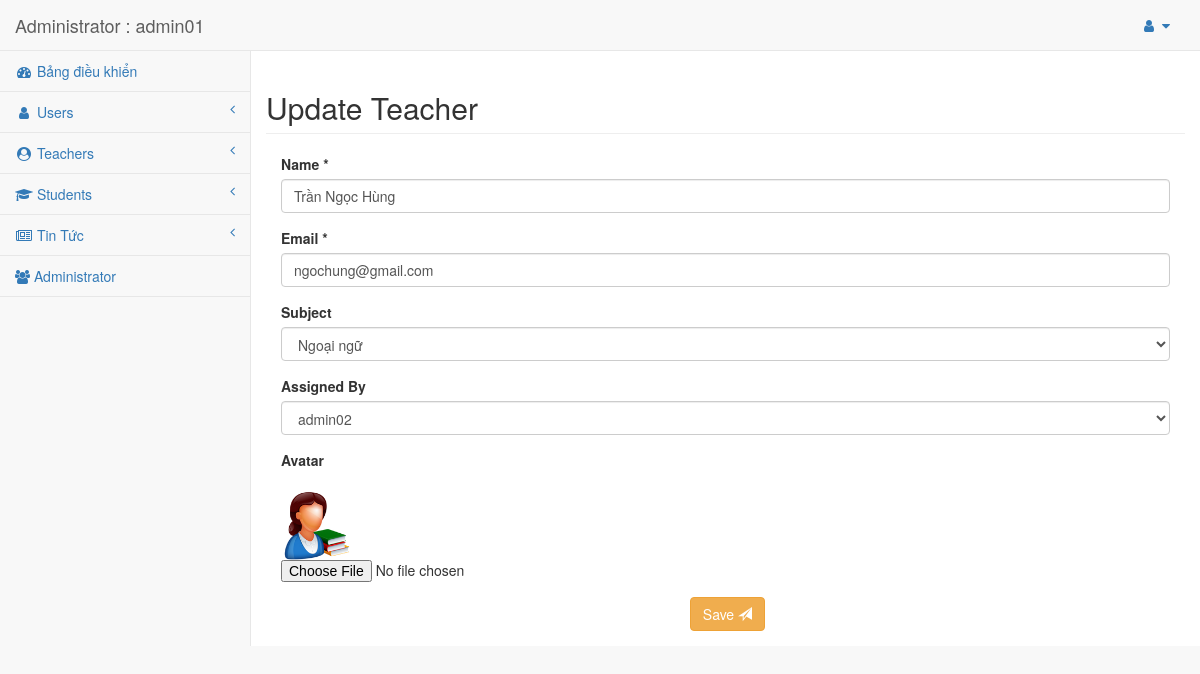
Screenshot of /admin-panel/edit_teacher.php?teacher_id=24&operation=edit (signed in) with the database file from the repository.
### tables this page shows
CREATE TABLE `teacher` (
  `teacher_id` int(10) NOT NULL,
  `assigned_by` int(10) NOT NULL,
  `assigned_day` timestamp NOT NULL DEFAULT current_timestamp() ON UPDATE current_timestamp(),
  `subject` enum('Toán học','Ngữ văn','Sinh học','Vật lý','Hóa học','Lịch sử','Địa lý','Ngoại ngữ','Giáo dục công dân','Công nghệ','Tin học') NOT NULL,
  PRIMARY KEY (`teacher_id`),
  KEY `fk_teacher_03` (`assigned_by`),
  CONSTRAINT `fk_teacher_01` FOREIGN KEY (`teacher_id`) REFERENCES `user` (`user_id`),
  CONSTRAINT `fk_teacher_03` FOREIGN KEY (`assigned_by`) REFERENCES `admin` (`admin_id`)
);

CREATE TABLE `user` (
  `user_id` int(10) NOT NULL AUTO_INCREMENT,
  `user_email` varchar(190) NOT NULL,
  `user_name` varchar(190) NOT NULL,
  `user_pass` varchar(190) NOT NULL,
  `user_role` enum('admin','teacher','student') NOT NULL,
  `user_img` varchar(190) NOT NULL,
  PRIMARY KEY (`user_id`),
  UNIQUE KEY `user_email` (`user_email`)
);

### admin-panel/lib/MysqliDb.php (called while the page is built, shortened)
<?php
class MysqliDb
{
    public static $prefix = '';
    protected $_mysqli;
    protected $_query;
    protected $_queryOptions = array();
    protected $_join = array();
    protected $_orderBy = array();
    protected $_groupBy = array();
    protected $_bindParams = array('');
    protected $host;
    protected $username;
    protected $password;
    protected $db;
    protected $port;
    protected $charset;
    public $returnType = 'array';
    protected $_nestJoin = false;
    private $_tableName = '';
    protected $_mapKey = null;
    public function __construct($host = null, $username = null, $password = null, $db = null, $port = null, $charset = 'utf8')
    {
        $isSubQuery = false;
        if (is_object($host)) {
            $this->_mysqli = $host;
        } else {
            $this->host = $host;
        }
        $this->username = $username;
        $this->password = $password;
        $this->db = $db;
        $this->port = $port;
        $this->charset = $charset;
    }
    public function connect()
    {
        $this->_mysqli = new mysqli($this->host, $this->username, $this->password, $this->db, $this->port);
        if ($this->charset) {
            $this->_mysqli->set_charset($this->charset);
        }
    }
    public function mysqli()
    {
        return $this->_mysqli;
    }
    protected function reset()
    {
        $this->_join = array();
        $this->_orderBy = array();
        $this->_groupBy = array();
        $this->_bindParams = array('');
        $this->_query = null;
        $this->_queryOptions = array();
        $this->returnType = 'array';
        $this->_nestJoin = false;
        $this->_tableName = '';
        $this->_mapKey = null;
    }
    public function get($tableName, $numRows = null, $columns = '*')
    {
        $column = is_array($columns) ? implode(', ', $columns) : $columns;
        if (strpos($tableName, '.') === false) {
            $this->_tableName = self::$prefix . $tableName;
        } else {
            $this->_tableName = $tableName;
        }
        $this->_query = 'SELECT ' . implode(' ', $this->_queryOptions) . ' ' .
            $column . " FROM " . $this->_tableName;
        $stmt = $this->_buildQuery($numRows);
        $stmt->execute();
        $res = $this->_dynamicBindResults($stmt);
        return $res;
    }
    public function getOne($tableName, $columns = '*')
    {
        $res = $this->get($tableName, 1, $columns);
        if ($res instanceof MysqliDb) {
            return $res;
        } elseif (is_array($res) && isset($res[0])) {
            return $res[0];
        } elseif ($res) {
            return $res;
        }
        return null;
    }
    public function join($joinTable, $joinCondition, $joinType = '')
    {
        $joinType = strtoupper(trim($joinType));
        if (!is_object($joinTable)) {
            $joinTable = self::$prefix . $joinTable;
        }
        $this->_join[] = Array($joinType, $joinTable, $joinCondition);
        return $this;
    }
    protected function _determineType($item)
    {
        switch (gettype($item)) {
            case 'boolean':
            case 'integer':
                return 'i';
                break;
        }
        return '';
    }
    protected function _bindParam($value)
    {
        $this->_bindParams[0] .= $this->_determineType($value);
        array_push($this->_bindParams, $value);
    }
    protected function _buildPair($operator, $value)
    {
        if (!is_object($value)) {
            return ' ' . $operator . ' ? ';
        }
        $subQuery = $value->getSubQuery();
        return " " . $operator . " (" . $subQuery['query'] . ") " . $subQuery['alias'];
    }
    protected function _buildQuery($numRows = null, $tableData = null)
    {
        $stmt = $this->_prepareQuery();
        if (count($this->_bindParams) > 1) {
            call_user_func_array(array($stmt, 'bind_param'), $this->refValues($this->_bindParams));
        }
        return $stmt;
    }
    protected function _dynamicBindResults(mysqli_stmt $stmt)
    {
        $parameters = array();
        $results = array();
        $mysqlLongType = 252;
        $shouldStoreResult = false;
        $meta = $stmt->result_metadata();
        $row = array();
        while ($field = $meta->fetch_field()) {
            if ($this->_nestJoin && $field->table != $this->_tableName) {
                $field->table = substr($field->table, strlen(self::$prefix));
                $row[$field->table][$field->name] = null;
                $parameters[] = & $row[$field->table][$field->name];
            } else {
                $row[$field->name] = null;
                $parameters[] = & $row[$field->name];
            }
        }
        call_user_func_array(array($stmt, 'bind_result'), $parameters);
        while ($stmt->fetch()) {
            if ($this->returnType == 'object') {
                $result = new stdClass ();
                foreach ($row as $key => $val) {
                    if (is_array($val)) {
                        $result->$key = new stdClass ();
                        foreach ($val as $k => $v) {
                            $result->$key->$k = $v;
                        }
                    } else {
                        $result->$key = $val;
                    }
                }
            } else {
                $result = array();
                foreach ($row as $key => $val) {
                    if (is_array($val)) {
                        foreach ($val as $k => $v) {
                            $result[$key][$k] = $v;
                        }
                    } else {
                        $result[$key] = $val;
                    }
                }
            }
            if ($this->_mapKey) {
                $results[$row[$this->_mapKey]] = count($row) > 2 ? $result : end($result);
            } else {
                array_push($results, $result);
            }
        }
        return $results;
    }
    protected function _buildCondition($operator, &$conditions)
    {
        if (empty($conditions)) {
            return;
        }
        $this->_query .= ' ' . $operator;
        foreach ($conditions as $cond) {
            list ($concat, $varName, $operator, $val) = $cond;
            $this->_query .= " " . $concat . " " . $varName;
            switch (strtolower($operator)) {
                default:
                    if (is_array($val)) {
                        $this->_bindParams($val);
                    } elseif ($val === null) {
                        $this->_query .= ' ' . $operator . " NULL";
                    } elseif ($val != 'DBNULL' || $val == '0') {
                        $this->_query .= $this->_buildPair($operator, $val);
                    }
            }
        }
    }
    protected function _buildGroupBy()
    {
        if (empty($this->_groupBy)) {
            return;
        }
        $this->_query .= " GROUP BY ";
        $this->_query = rtrim($this->_query, ', ') . " ";
    }
    protected function _buildOrderBy()
    {
        if (empty($this->_orderBy)) {
            return;
        }
        $this->_query .= " ORDER BY ";
        $this->_query = rtrim($this->_query, ', ') . " ";
    }
    protected function _buildLimit($numRows)
    {
        if (!isset($numRows)) {
            return;
        }
        if (is_array($numRows)) {
            $this->_query .= ' LIMIT ' . (int) $numRows[0] . ', ' . (int) $numRows[1];
        } else {
            $this->_query .= ' LIMIT ' . (int) $numRows;
        }
    }
    protected function _prepareQuery()
    {
        if (!$stmt = $this->mysqli()->prepare($this->_query)) {
            $msg = $this->mysqli()->error . " query: " . $this->_query;
            $num = $this->mysqli()->errno;
            $this->reset();
            throw new Exception($msg, $num);
        }
        return $stmt;
    }
    protected function refValues(array &$arr)
    {
        if (strnatcmp(phpversion(), '5.3') >= 0) {
            $refs = array();
            foreach ($arr as $key => $value) {
                $refs[$key] = & $arr[$key];
            }
            return $refs;
        }
        return $arr;
    }
    protected function replacePlaceHolders($str, $vals)
    {
        $i = 1;
        $newStr = "";
        while ($pos = strpos($str, "?")) {
            $val = $vals[$i++];
            $newStr .= substr($str, 0, $pos) . "'" . $val . "'";
            $str = substr($str, $pos + 1);
        }
        $newStr .= $str;
        return $newStr;
    }
    protected function _buildJoin () {
        foreach ($this->_join as $data) {
            list ($joinType,  $joinTable, $joinCondition) = $data;
            if (is_object ($joinTable))
                $joinStr = $this->_buildPair ("", $joinTable);
            else
                $joinStr = $joinTable;
            $this->_query .= " " . $joinType. " JOIN " . $joinStr ." on " . $joinCondition;
        }
    }
}

### admin-panel/config/config.php (called while the page is built, shortened)
<?php
require_once BASE_PATH.'/lib/MysqliDb.php';
function getDbInstance(){
	return new MysqliDb(DB_HOST,DB_USER,DB_PASSWORD,DB_NAME);
}

### admin-panel/forms/teacher_form.php (the view, shortened to what this page needs)
<fieldset>
    <div class="form-group">
        <label for="user_name">Name *</label>
          <input type="text" name="user_name" value="<?php echo $edit ? $teacher['user_name'] : ''; ?>" placeholder="First Name" class="form-control" id = "user_name" >
    </div>
    <div class="form-group">
        <label for="user_name">Email *</label>
          <input type="email" name="user_email" value="<?php echo $edit ? $teacher['user_email'] : ''; ?>" placeholder="Email" class="form-control" id = "user_email" >
    </div>
    <div class="form-group">
        <label>Subject</label>
            <select id="subject" name="subject" class="form-control selectpicker" required>
                <?php
                $subject = array('Toán học','Ngữ văn','Sinh học','Vật lý','Hóa học','Lịch sử','Địa lý','Ngoại ngữ','Giáo dục công dân','Công nghệ','Tin học');
                foreach ($subject as $opt) {
                    if ($edit && $opt == $teacher['subject']) {
                        $sel = "selected";
                    } else {
                        $sel = "";
                    }
                    echo '<option value="'.$opt.'"' . $sel . '>' . $opt. '</option>';
                }
                ?>
            </select>
    </div>
    <div class="form-group">
        <label>Assigned By </label>
            <select id="assigned_by" name="assigned_by" class="form-control selectpicker" required>
                <?php
                foreach ($admin as $opt) {
                    if ($edit && $opt['admin_id'] == $teacher['assigned_by']) {
                        $sel = "selected";
                    } else {
                        $sel = "";
                    }
                    echo '<option value="'.$opt['admin_id'].'"' . $sel . '>' . $opt['user_name'] . '</option>';
                }
                ?>
            </select>
    </div>
    <div class="form-group">
        <label for="image">Avatar</label>
    </div>
    <div class="form-group">
        <img src="<?php echo $upload_dir.$teacher['user_img'] ?>" height="70" width="70">
		<input type="file" name="myfile">
    </div>
    <div class="form-group text-center">
        <button id="btn-save"  type="submit" class="btn btn-warning" >Save <span class="glyphicon glyphicon-send"></span></button>
    </div>
</fieldset>

### admin-panel/css/sb-admin-2.css (style rules this page uses)
body { background-color: #f8f8f8; }

### rows the page displays
teacher: user_name "Trần Ngọc Hùng", user_email "ngochung@gmail.com", teacher_id.user_img (picture)

### other values shown
$_SESSION['u_name'] "admin01"
form field subject "Ngoại ngữ"
form field assigned_by "admin02"
